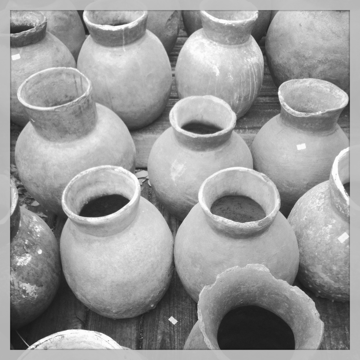
%> input picture 4_moments_invarients/image.png, 360 x 360 px
$ octave Lab04.m   (GNU Octave 9; MATLAB toolbox functions it lacks are replaced by stand-ins)
%> lines starting %> are read from the running program, lines starting %| are printed output that depends on the picture
### 4_moments_invarients/calculate_moments.m
function [Mpq,MUpq,NUpq]=calculate_moments(f,p,q)
% Calculate Hu's moment invariants
m=size(f,1); n=size(f,2); % get the size of the image
M00=0;M01=0;M10=0;

for i=1:m,
    for j=1:n,
        M00=M00 +double( f(i,j));
        M10=M10 +double( i*f(i,j));
        M01=M01 + double(j*f(i,j));
    end
end
x_bar=M10/M00; y_bar=M01/M00; % coordinate of the centroid
% Use them to calculate the central moments
MU00=M00;
MU11=0;MU12=0;MU20=0;MU02=0; MU21=0;MU30=0;MU03=0;
Mpq=0;MUpq=0;NUpq=0;

for i=1:m,
    for j=1:n,
       MUpq=MUpq+double((i-x_bar)^(p)*(j-y_bar)^(q)*(f(i,j)));
       Mpq=Mpq+double((i)^p*(j)^q*f(i,j));
    end
end
gamma=(p+q)/2 +1;

NUpq=MUpq/double((MU00)^gamma);

### 4_moments_invarients/Moment_invariants.m
%function Moment_invariants
function Moment_invariants(I)

f=im2double(I);
 % pass the image to a function to calculate the moments
[M20,MU20,NU20]=calculate_moments(f,2,0);
[M02,MU02,NU02]=calculate_moments(f,0,2);
[M11,MU11,NU11]=calculate_moments(f,1,1);
[M21,MU21,NU21]=calculate_moments(f,2,1);
[M12,MU12,NU12]=calculate_moments(f,1,2);
[M03,MU03,NU03]=calculate_moments(f,0,3);
[M30,MU30,NU30]=calculate_moments(f,3,0);

phi1= NU20+NU02;
phi2=(NU20-NU02)^2+(2*NU11)^2;
phi3=(NU30-3*NU12)^2+(3*NU21-NU03)^2;
phi4=(NU30+NU12)^2+(NU21+NU03)^2;
phi5=(NU30-3*NU12)*(NU30+NU12)*((NU30+NU12)^2 -3*(NU21+NU03)^2)+(3*NU21-NU03)*(NU21+NU03)*(3*(NU30+NU12)^2-(NU21+NU03)^2);
phi6=(NU20-NU02)*((NU30+NU12)^2-(NU21+NU03)^2) + 4*NU11*(NU30+NU12)*(NU21+NU03);
phi7= (3*NU21-NU03)*(NU30+NU12)*( (NU30+NU12)^2-3*(NU21+NU03)^2) + (3*NU12-NU30)*(NU21+NU03)*(3*(NU30+NU12)^2-(NU21+NU03)^2);

Moment_Invariants=[sign(phi1)*log10(abs(phi1)) sign(phi2)*log10(abs(phi2)) sign(phi3)*log10(abs(phi3)) sign(phi4)*log10(abs(phi4)) sign(phi5)*log10(abs(phi5)) sign(phi6)*log10(abs(phi6)) sign(phi7)*log10(abs(phi7))]

### 4_moments_invarients/Lab04.m
clear all;
%%%%%    Section 1&2    %%%%%
img = imread("image.png");
%> img is the input picture: size 360x360 uint8; min 20, max 255, mean 154.3
[h, w] = size(img);                % Fetch image size
%> h = 360; w = 360
h_pad = h/4;
%> h_pad = 90
w_pad = w/4;
%> w_pad = 90
h_n = h + 2*h_pad;
%> h_n = 540
w_n = w + 2*w_pad;
%> w_n = 540
Im1 = zeros(h_n, w_n);
for j = 1:h                                      % Add original image to padded image
    for i = 1:w
        Im1(h_pad+j, w_pad+i) = img(j, i);
    end
end
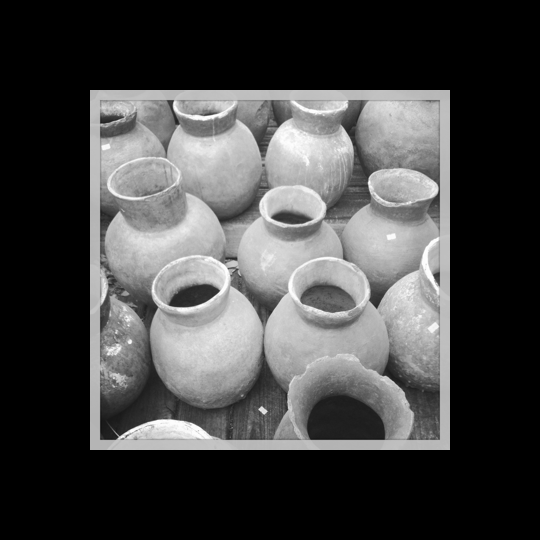
%> Im1: size 540x540 double; min 0, max 255, mean 68.6
Im1 = Im1/255;
% imshow(Im1);

%%%%%    Section 3    %%%%%
T1 = maketform('affine', [1 0 0; 0 1 0; w_pad h_pad 1]);
%> T1 = {ndims_in 2, ndims_out 2}
Im2 = imtransform(Im1, T1,'XData',[1 size(Im1,1)], 'YData',[1 size(Im1,2)]);
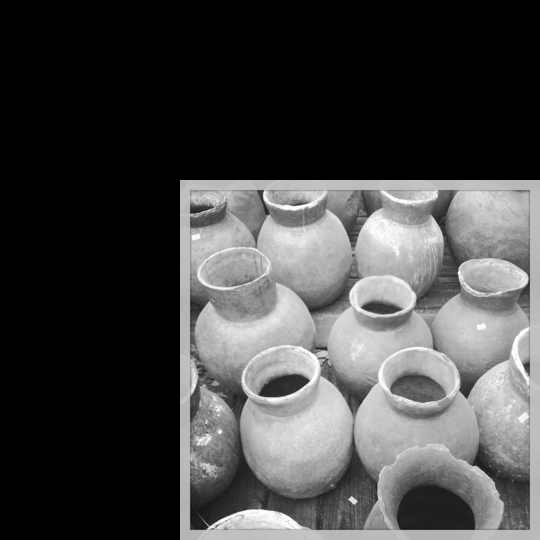
%> Im2: size 540x540 double; min 0, max 1, mean 0.269; mean of the top-left, top-right, bottom-left and bottom-right quarters 0.0727, 0.223, 0.185, 0.595
% imshow(Im2);

%%%%%    Section 4    %%%%%
T2 = maketform('affine', [0.5 0 0; 0 0.5 0; 0 0 1]);
Im3 = imtransform(Im1, T2, 'XData',[1 size(Im1,1)], 'YData',[1 size(Im1,2)]);
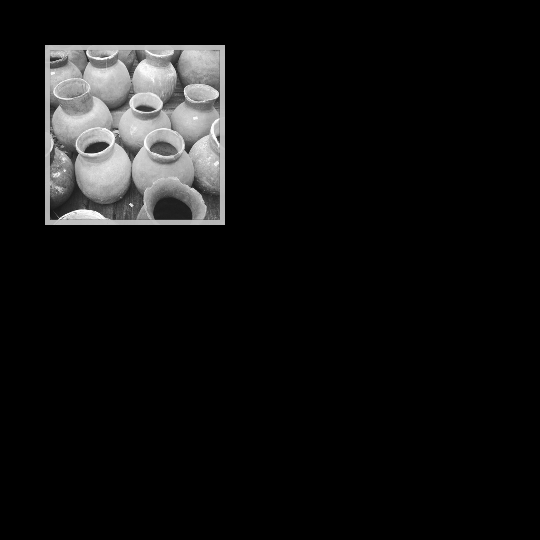
%> Im3: size 540x540 double; min 0, max 1, mean 0.0672
% imshow(Im3);

%%%%%    Section 5    %%%%%
T3 = maketform('affine', [cos(pi/4) sin(pi/4) 0; -sin(pi/4) cos(pi/4) 0; 0 0 1]);
Im4 = imtransform(Im1, T3,'XData',[-269 size(Im1,1)-270], 'YData',[+111 size(Im1,2)+110]);
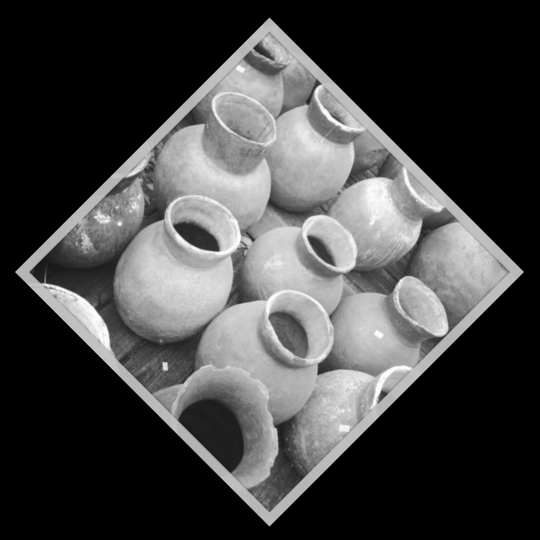
%> Im4: size 540x540 double; min 0, max 1, mean 0.269; mean of the top-left, top-right, bottom-left and bottom-right quarters 0.267, 0.286, 0.241, 0.28
% imshow(Im4);

%%%%%    Section 6    %%%%%
T4 = maketform('affine', [cos(pi/2) sin(pi/2) 0; -sin(pi/2) cos(pi/2) 0; 0 0 1]);
Im5 = imtransform(Im1, T4,'XData',[-539 size(Im1,1)-540], 'YData',[1 size(Im1,2)]);
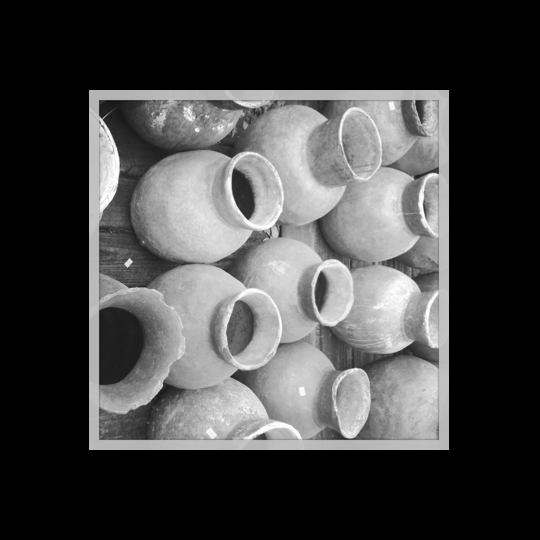
%> Im5: size 540x540 double; min 0, max 1, mean 0.269; mean of the top-left, top-right, bottom-left and bottom-right quarters 0.244, 0.291, 0.249, 0.291
% imshow(Im5);

%%%%%    Section 7    %%%%%
Im6=flipdim(Im1,2);
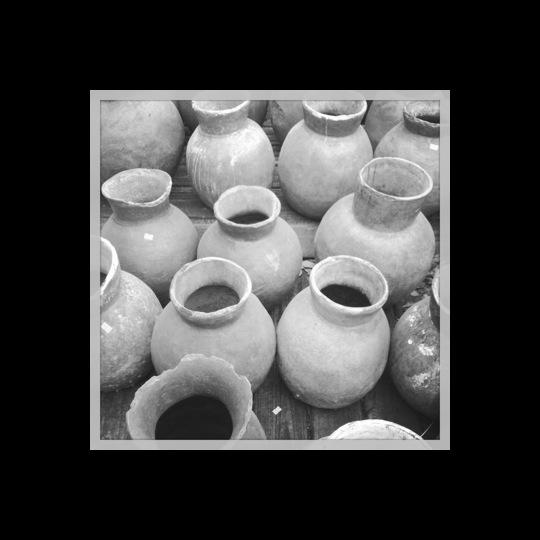
%> Im6: size 540x540 double; min 0, max 1, mean 0.269; mean of the top-left, top-right, bottom-left and bottom-right quarters 0.293, 0.293, 0.247, 0.243
% imshow(Im6);

%%%%%    Section 8    %%%%%
% imshow(Moment_invariants(Im1));
Moment_invariants(Im1);
%> after the loop in calculate_moments, `for i=1:m,`: M00 = 78434; M01 = 21278757.5; M10 = 20381775
%> in calculate_moments, `x_bar=M10/M00`: x_bar = 259.9
%> in calculate_moments, `y_bar=M01/M00`: y_bar = 271.3
%> in calculate_moments, `MU00=M00;`: MU00 = 78434
%> after the loop in calculate_moments, `for i=1:m,`: MUpq = 797490725.7; Mpq = 6.09e+09
%> in calculate_moments, `NUpq=MUpq/double((MU00)^gamma);`: NUpq = 0.13
%> in Moment_invariants, `[M20,MU20,NU20]=calculate_moments(f,2,0);`: M20 = 6.09e+09; MU20 = 797490725.7; NU20 = 0.13
%> in Moment_invariants, `[M02,MU02,NU02]=calculate_moments(f,0,2);`: M02 = 6.62e+09; MU02 = 844013419.5; NU02 = 0.137
%> in Moment_invariants, `[M11,MU11,NU11]=calculate_moments(f,1,1);`: M11 = 5.53e+09; MU11 = -1660683.3; NU11 = -0.00027
%> in Moment_invariants, `[M21,MU21,NU21]=calculate_moments(f,2,1);`: M21 = 1.65e+12; MU21 = -1.18e+09; NU21 = -0.000683
%> in Moment_invariants, `[M12,MU12,NU12]=calculate_moments(f,1,2);`: M12 = 1.72e+12; MU12 = 157366482.8; NU12 = 9.13e-05
%> in Moment_invariants, `[M03,MU03,NU03]=calculate_moments(f,0,3);`: M03 = 2.25e+12; MU03 = 1.54e+09; NU03 = 0.000893
%> (the run ends here)
